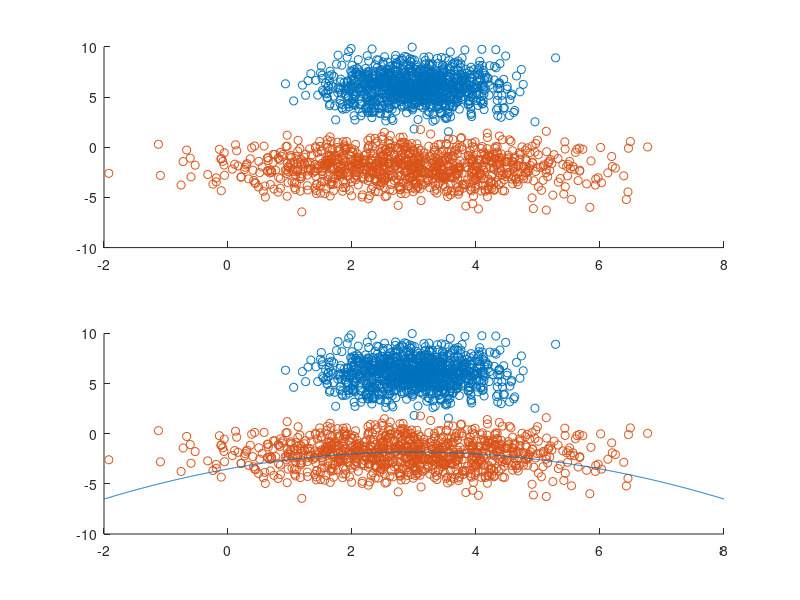

Recreate this plot in MATLAB. (Note: this script raises an error after producing the figure.)
% A word on creating models:
% Creating predictive learning rests upon two main assumptions:
% 1. Available (past) data has the same or similar distribution as future data.
% 2. Simple models are favored over complex ones.
% Using the classical statistics approach to predictive learning, we first estimate
% the probabalistic model from training model in order to minimize the risk functional.

% Discriminative Models - risk minimization modeling approach
% Works well if the system's output can be sufficiently imitated, minimizing prediction risk
% Akin to Scientific Instrumentalism https://www.britannica.com/topic/instrumentalism
% The value of theories is extent to which they help to make accurate
% empirical predictions (aim for smallest empirical risk)

% Generative Models - probabalistic modeling approach
% Works well if the conditional probability can be accurately estimated from the data
% Akin to Scientific Realism - theories are modified to accomodate more and more 
% evidence, they more and more closely approximate the truth.
% (aim for minimization of misclassification costs)

% Conditional Probability - https://en.wikipedia.org/wiki/Conditional_probability

% Using the generative modeling approach for binary classification,
% estimating the joint probability distribution amounts ot estimating the
% class-conditional densities from positive and negative training samples:

% p+(x) = p(x/y = +1)
% and
% p+(x) = p(x/y = +-1)

% We can take a bayesian approach to the above and "normalize" each
% function by dividing it by p(x).  Baysian thinking means "normalizing" to
% eliminate base rate fallacies.

% f(x) = +1 if p+(x)/p-(x) > C-P(y=-1)/C+P(y=+1) else f(x) = -1

% Classical statistics makes specific assumptions about the parametric form
% of the distribution (Guassian, Poisson, etc.) and uses training data to
% esimate its parameters, whereas predictive learning utilizes classical
% statistics as one toolset.

% Generate two-dimensional samples by Gaussian distribution.
% Means and covariance matrix of each:
% (See example) https://en.wikipedia.org/wiki/Multivariate_normal_distribution
% Setting up Multivariate Normal Distribution...
% https://www.mathworks.com/help/stats/normal-distribution.html
% https://www.mathworks.com/help/stats/mvnpdf.html

% We generate one set of samples...

samplesize = 1000;

% Class Zero Samples - Samples which we will classify as Being = 0
mu0 = [3,6]; 
sigma0 = [0.5,0;0,2];
X0 = mvnrnd(mu0,sigma0,samplesize); 
p0 = mvnpdf(X0,mu0,sigma0);

% Class One Samples - Samples which we will classify as Being = 1
mu1 = [3,-2]; 
sigma1 = [2,0;0,2];
X1 = mvnrnd(mu1,sigma1,samplesize); 
p1 = mvnpdf(X1,mu1,sigma1);

% Plot them out...

figure(1)
title('Two-Dimensional Samples by Gaussian Distribution')
subplot(2,1,1)
scatter(X0(:,1),X0(:,2))
hold on
scatter(X1(:,1),X1(:,2))

% Since we know the samples above are Guassian...
% Gaussian class distributions optimal decision boundary can be calculated
% as shown in slide 10 of this deck:
% https://github.com/pwdel/matlab-python/blob/master/99%20Lecture%20Sets/lecture_set08_2018.ppt
% We must derive the equation for the decision boundary that separates these two classes, 
% implement it in code, and draw the boundary.

% https://cse.buffalo.edu/~jcorso/t/CSE555/files/homework_decision_solutions.pdf
% g1 = -0.5*([x1;x2]-mu1?)?*inv(sigma1)*([x1;x2]-mu1?)-log(2*pi)-0.5*log(det(sigma1));

% Bayes Optimal Discriminant Function
% We will base this off of a 1000 sample linspace within our general range.
xspace = linspace(-2,8,100);

% First Factor of Equation
% Inverse Matrix - https://www.mathworks.com/help/matlab/ref/inv.html
% Transpose Matrix - https://www.mathworks.com/help/matlab/ref/transpose.html
% Sum of Series - https://www.mathworks.com/help/symbolic/symsum.html
midpoint = (mu0(:) + mu1(:)).'/2;



% Using variable X below...
% A = (1/2)*(X-mu0)*inv(sigma0)*transpose(X-mu0); % We could transpose(xvect-mu0) here if needed
% = (1/2)X-(1/2)*mu0

% Second Factor of Equation
% B = 

% Combined A&B Result from Symbolic Math
% (a - 3)^2 - (a/4 - 3/4)*(a - 3) + (b/4 + 1/2)*(b + 2) + (b/4 - 3/2)*(b - 6)

% Expanded Combined A&B Equation
% (3*a^2)/4 - (9*a)/2 + b^2/2 - 2*b + 67/4

% Last piece of equation.
% natural log of determinants of covariance matrix ratio 0/1
C = (1/2)*log(det(sigma0)/det(sigma1))

% Converrt to 


% Creating the Decision Boundary
% Calculate from Covariance Matrix
xspace = linspace(-2,8,1000); % setup the matrix on which the equation will lie
g1 = (power(xspace,2)-6*xspace+18.741)/(-5.333); % solved equation
figure(1)
subplot(2,1,2)
hold on
scatter(X0(:,1),X0(:,2))
hold on
scatter(X1(:,1),X1(:,2))
hold on
plot(xspace,g1)

% Using our derivation
% g2 = (


% This is marketdly different than using the Matlab function, "classify" in 
% the Stats and ML Toolbox.

% class = classify(sample,training,group,'type')
% 'type' linear ? Fits a multivariate normal density to each group 


% x1^2-6*x1-5.333*x2+18.741


% Scatter Plot by Group
% https://www.mathworks.com/help/stats/gscatter.html

% Classification
% https://www.mathworks.com/help/stats/examples/classification.html

% Create classification groups
GRP1 = ones(length(X1),1)
GRP2 = zeros(length(X2),1)

% Stack the Data To Fit Into GSCATTER
figure(3)
gscatter(vertcat(X1(:,1),X2(:,1)),vertcat(X1(:,2),X2(:,2)),vertcat(GRP1,GRP2))
hold on
plot(x1,y1)



% Creating a Meshgrid on the space
[X,Y] = meshgrid(linspace(-2,8),linspace(-6,12));
X = X(:); Y = Y(:); % Straighten out the space

% [C,err,P,logp,coeff] = classify([X Y],[X1 X2],...group,'Quadratic');

% This function calculates a decision boundary - how?
j = classify([X,Y],[vertcat(X1(:,1),X2(:,1)),vertcat(X1(:,2),X2(:,2))],vertcat(GRP1,GRP2));
gscatter(X,Y,j,'grb','sod')
                            

%{

% Categorizing Data

...
Block of COMMENTS HERE
...

                                
hold on;
gscatter(X,Y,C,'rb','.',1,'off');
K = coeff(1,2).const;
L = coeff(1,2).linear; 
Q = coeff(1,2).quadratic;
% Function to compute K + L*v + v'*Q*v for multiple vectors
% v=[x;y]. Accepts x and y as scalars or column vectors.
f = @(x,y) K + [x y]*L + sum(([x y]*Q) .* [x y], 2);

h2 = ezplot(f,[4.5 8 2 4]);
set(h2,'Color','m','LineWidth',2)
axis([4.5 8 2 4])
xlabel('Sepal Length')
ylabel('Sepal Width')
title('{\bf Classification with Fisher Training Data}')

...
%}

% Generate another set of samples...classified as 0 and 1
mu3 = [3.0081,5.8363];
sigma3 = [0.3313,-0.6011;-0.6011,2.2407];
X3 = mvnrnd(mu3,sigma3,samplesize); 
p3 = mvnpdf(X3,mu3,sigma3);

mu4 = [2.6701,-2.3410]; 
sigma4 = [0.8797,0.3011;0.3011,1.9954];
X4 = mvnrnd(mu4,sigma4,samplesize); 
p4 = mvnpdf(X4,mu4,sigma4);

figure(2)
hold on
subplot(2,1,2)
scatter(X3(:,1),X3(:,2))
hold on
scatter(X4(:,1),X4(:,2))


